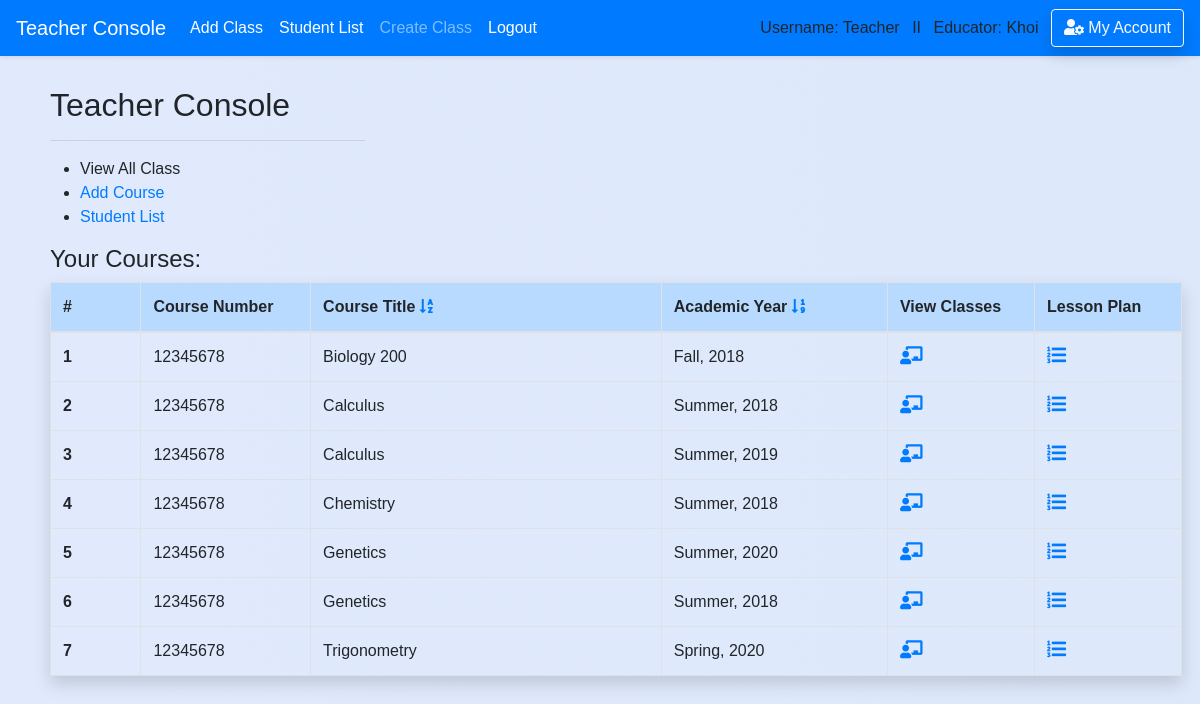
/teacher (signed in), run on the app's committed database.
### school_app/models.py (models this page shows)
class Course(models.Model):
    course_number = models.CharField(max_length=20,default='12345678')
    abbreviated_title = models.CharField(max_length=150,default='')
    course_title = models.CharField(max_length=250,default='') #,unique=True)
    maximum_credit = models.CharField(max_length=10,default='')
    semester = models.CharField(max_length=50,default='')
    year = models.CharField(max_length=4,default='')
    teacher_name = models.CharField(max_length=50,default='')
    description = models.CharField(max_length=450,default='')
    department = models.ForeignKey('Department',blank=True, null=True, on_delete = models.SET_NULL, related_name='belong_in_department')
    teacher = models.ForeignKey('Teacher',blank=True, null=True, on_delete = models.SET_NULL, related_name='course_by_teacher')
    create_date = models.DateField(auto_now_add=True , blank=True,null=True,)

### school_app/views_logged.py (the view)
# urls.py: path('teacher',views_logged.teacher, name='teacher'),
def teacher(request,sort=None):
    if is_login(request) == False: # Check for login/ add message 'please login'
        return redirect('/login')
    if is_teacher(request) == False:
        return redirect('/')
    if sort ==1:
        return render(request,'teacher/sort.html')
    return render(request,'teacher/teacher_homepage.html')

### school_app/views_functions.py (called while the page is built)
def is_login(request):
    if not request.user.is_authenticated:
        messages.warning(request, "Please Login or Create an Account.")
        return False
    return True

def is_teacher(request):
    if request.user.profile.is_teacher == False:
        messages.warning(request, "You don't have Instructor's Privilege!")
        return False
    return True

### school_app/templates/teacher/teacher_homepage.html (shortened to what this page needs)
{% extends 'base.html' %}
{% block content %}
<div class='content '>
        <h2 style='padding-left: 0px'>Teacher Console</h2>
        <hr style="text-align:left;margin-left:0;width:315px;height:0px;padding: 0px"/>
        <ul>
            <li>View All Class</li>
            <li><a href='/teacher/add_course'>Add Course</a></li>
            <li><a href='/teacher/student_list'>Student List</a></li>
        </ul>
        {% if request.user.teacher.course_by_teacher.all.count > 0 %}
          <h4>Your Courses:</h4>
          <div class="mr-2">
          <table class="table table-hover table-bordered shadow">
            <thead class='table-primary'>
            <tr>
              <th scope="col" style="width: 8%">#</th>
              <th scope="col" style="width: 15%">Course Number</th>
              <th scope="col">Course Title
                <a href='{% url "teacher" %}'><i class="fas fa-sort-alpha-down"></i></a></a>
              </th>
              <th scope="col" style="width: 20%">Academic Year
                <a href='{% url "teacher_sort" sort=1 %}'><i class="fas fa-sort-numeric-down"></i></a></a>
              </th>
              <th scope="col" style="width: 13%">View Classes</th>
              <th scope="col" style="width: 13%">Lesson Plan</th>
            </tr>
            </thead>
            <tbody>
        {% for course in request.user.teacher.course_by_teacher.all|dictsort:'course_title' %}
            <tr>
              <th scope="row">{{ forloop.counter }}</th>
              <td>{{ course.course_number }}</td>
              <td>{{ course.course_title }}</td>
              <td>{{ course.semester }}, {{ course.year }}</td>
              <td>
                <a href='{% url "classroom_view" course_id=course.id %}'><i class="fas fa-chalkboard-teacher"style='font-size:18px'></i></a></a>
              </td>
              <td>
                <a href='{% url "view_lesson_plan" course_id=course.id %}'><i class="fas fa-list-ol" style='font-size:19px'></i></a>
              </td>
            </tr>
        {% endfor %}
            </tbody>
          </table>
          </div>
        {% endif %}
<br>
</div>
{% endblock %}

### school_app/templates/base.html (shortened to what this page needs)
<!doctype html>
<html>
    <head>
{% load static %}
        <link rel="stylesheet" type="text/css" href="{% static 'school_app/style.css' %}" />
        <link rel="stylesheet" href="https://stackpath.bootstrapcdn.com/bootstrap/4.1.0/css/bootstrap.min.css">
        <link rel="stylesheet" href="https://use.fontawesome.com/releases/v5.0.13/css/all.css">
    </head>
{% if request.user.profile.is_teacher %}
  <body class='body-teacher'>
{% else %}
  <body>
{% endif %}<header>
<nav class="navbar navbar-expand-lg navbar-dark bg-primary shadow-sm">
    <a class="navbar-brand" href="/teacher">Teacher Console</a>
    <div class="navbar-collapse collapse show" id="navbarColor02" style="">
      <ul class="navbar-nav mr-auto">
        <li class="nav-item active">
          <a class="nav-link" href="/teacher/add_class">Add Class<span class="sr-only">(current)</span></a>
        </li>
        <li class="nav-item active">
          <a class="nav-link" href="/teacher/student_list">Student List<span class="sr-only">(current)</span></a>
        </li>
        <li class="nav-item">
          <a class="nav-link" href="/teacher/add_class">Create Class</a>
        </li>
        <li class="nav-item active">
          <a class="nav-link" href="{% url 'logout' %}">Logout</a>
        </li>
      </ul>
      {% if request.user.username %}
          Username: {{ request.user.username }} &ensp;II&ensp;
      {% endif %}
      {% if request.user.profile.is_teacher %}
          Educator: {{request.user.first_name}} &ensp;
      {% endif %}
      <a href='/account_management/' class='btn btn-outline-light shadow'>
         <i class="fas fa-user-cog"></i> My Account
      </a>
    </div>
  </nav>
    </header>
    {% block content %}
    {% endblock %}
</body>
</html>

### school_app/static/school_app/style.css (style rules this page uses)
.body-teacher { font-family:sans-serif; background: linear-gradient(to right, #e0eafc, #cfdef3); background-size: 600% 100%; }
.content { padding-top: 30px; padding-left:50px; padding-right:10px; }

### school_app/templates/base.html (style rules this page uses)
form,h1,ul { padding-left: 30px; padding-right:20px; }

### data on the page
Course: course_number "12345678", course_title "Biology 200", semester "Fall", year "2018"
Course: course_number "12345678", course_title "Calculus", semester "Summer", year "2018"
Course: course_number "12345678", course_title "Calculus", semester "Summer", year "2019"
Course: course_number "12345678", course_title "Chemistry", semester "Summer", year "2018"
Course: course_number "12345678", course_title "Genetics", semester "Summer", year "2020"
Course: course_number "12345678", course_title "Genetics", semester "Summer", year "2018"
Course: course_number "12345678", course_title "Trigonometry", semester "Spring", year "2020"

### other printed values
{{ request.user.username }} "Teacher"
{{ request.user.first_name }} "Khoi"
